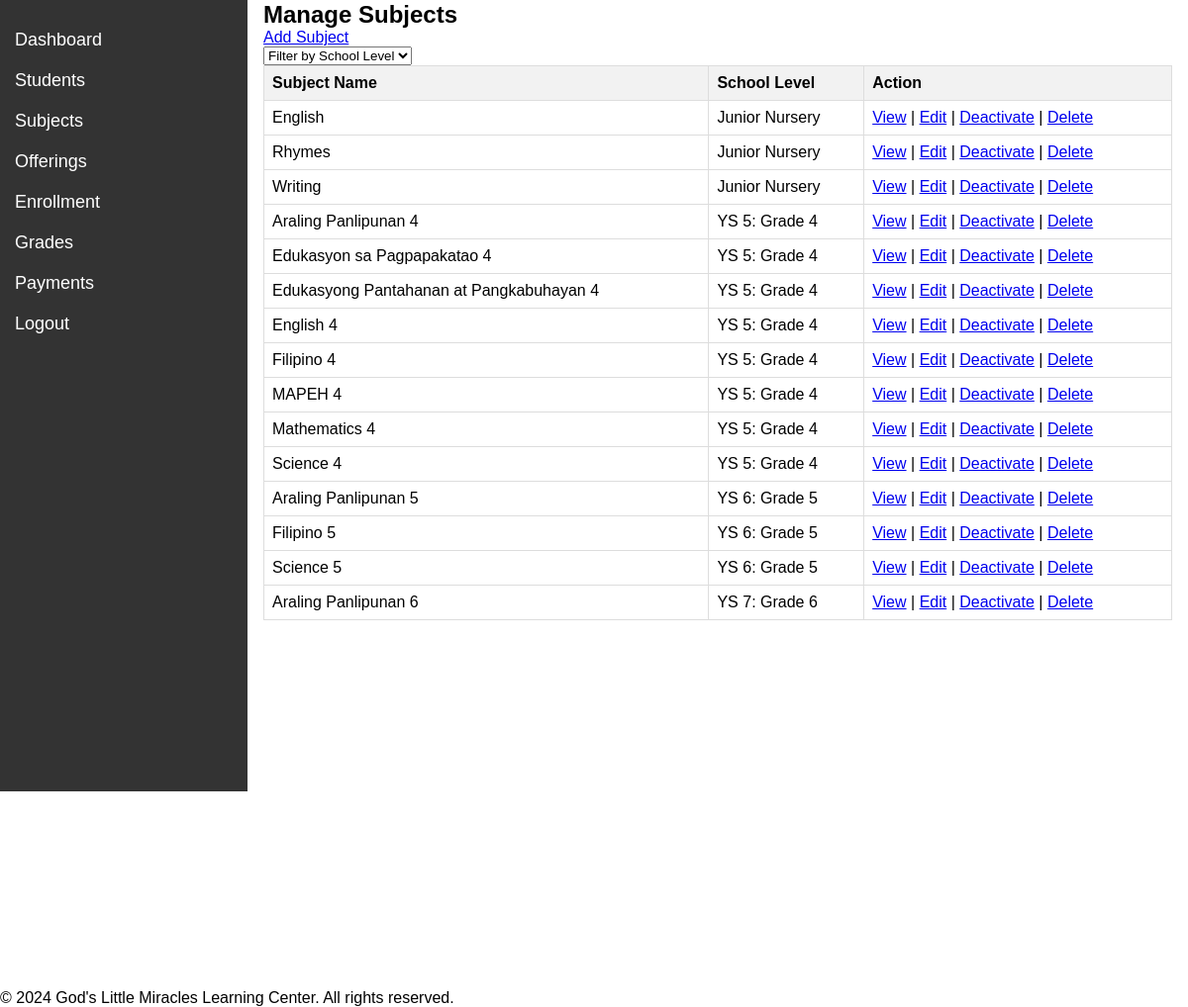
The page /teacher/manage_subjects.php (signed in) on the database its author committed.
### tables this page shows
CREATE TABLE `subjects` (
  `SubjectID` int(11) NOT NULL,
  `SubjectName` varchar(100) DEFAULT NULL,
  `Description` text DEFAULT NULL,
  `SubjectSchoolLevel` varchar(255) DEFAULT NULL,
  `IsActive` tinyint(1) DEFAULT 1,
  `CreatedAt` timestamp NOT NULL DEFAULT current_timestamp(),
  `UpdatedAt` timestamp NOT NULL DEFAULT current_timestamp() ON UPDATE current_timestamp()
);

### teacher/manage_subjects.php (the view, shortened to what this page needs)
<?php
require_once '../includes/config.php';
$subjects = [];
$sql = "SELECT SubjectID, SubjectName, SubjectSchoolLevel, IsActive FROM subjects";
$sql .= " ORDER BY SubjectSchoolLevel, SubjectName";
if ($stmt = $pdo->prepare($sql)) {
    if ($stmt->execute()) {
        $subjects = $stmt->fetchAll(PDO::FETCH_ASSOC);
    } else {
        echo "Oops! Something went wrong. Please try again later.";
    }
}
?>
<!DOCTYPE html>
<html lang="en">
<head>
    <link rel="stylesheet" href="../css/teacher_style.css">
</head>
<body>
    <?php include 'sidebar2.php'; ?>
    <div class="teacher-content">
        <h2>Manage Subjects</h2>
        <a href="add_subject.php" class="btn">Add Subject</a>
        <form action="<?php echo htmlspecialchars($_SERVER["PHP_SELF"]); ?>" method="post">
            <select name="schoolLevelFilter" onchange="this.form.submit()">
                <option value="">Filter by School Level</option>
            </select>
        </form>
        <table>
            <thead>
                <tr>
                    <th>Subject Name</th>
                    <th>School Level</th>
                    <th>Action</th>
                </tr>
            </thead>
            <tbody>
            <?php foreach ($subjects as $subject): ?>
            <tr>
                <td><?php echo htmlspecialchars($subject['SubjectName']); ?></td>
                <td><?php echo htmlspecialchars($subject['SubjectSchoolLevel']); ?></td>
                <td>
                    <a href="view_subject.php?id=<?php echo $subject['SubjectID']; ?>">View</a> |
                    <a href="edit_subject.php?id=<?php echo $subject['SubjectID']; ?>">Edit</a> |
                    <?php if ($subject['IsActive']): ?>
                        <a href="deactivate_subject.php?id=<?php echo $subject['SubjectID']; ?>">Deactivate</a> |
                    <?php else: ?>
                        <a href="activate_subject.php?id=<?php echo $subject['SubjectID']; ?>">Activate</a> |
                    <?php endif; ?>
                    <a href="delete_subject.php?id=<?php echo $subject['SubjectID']; ?>" onclick="return confirm('Are you sure you want to delete this subject? Deletion is not allowed if there are offerings associated with it.');">Delete</a>
                </td>
            </tr>
            <?php endforeach; ?>
            </tbody>
        </table>
    </div>
    <?php include '../includes/footer.php'; ?>
</body>
</html>

### css/teacher_style.css (style rules this page uses)
table { width: 100%; border-collapse: collapse; }
th, td { border: 1px solid #ddd; padding: 8px; text-align: left; }
th { background-color: #f4f4f4; }

### css/sidebar2_style.css (style rules this page uses)
* { margin: 0; padding: 0; box-sizing: border-box; }
body { font-family: Arial, sans-serif; }
.teacher-content { margin-left: 250px; padding: 1px 16px; height: 1000px; }

### teacher/manage_subjects.php (style rules this page uses)
table { width: 100%; border-collapse: collapse; }
th, td { border: 1px solid #ddd; padding: 8px; text-align: left; }
th { background-color: #f2f2f2; }

### rows shown on the page
subjects: SubjectName "English", SubjectSchoolLevel "Junior Nursery"
subjects: SubjectName "Rhymes", SubjectSchoolLevel "Junior Nursery"
subjects: SubjectName "Writing", SubjectSchoolLevel "Junior Nursery"
subjects: SubjectName "Araling Panlipunan 4", SubjectSchoolLevel "YS 5: Grade 4"
subjects: SubjectName "Edukasyon sa Pagpapakatao 4", SubjectSchoolLevel "YS 5: Grade 4"
subjects: SubjectName "Edukasyong Pantahanan at Pangkabuhayan 4", SubjectSchoolLevel "YS 5: Grade 4"
subjects: SubjectName "English 4", SubjectSchoolLevel "YS 5: Grade 4"
subjects: SubjectName "Filipino 4", SubjectSchoolLevel "YS 5: Grade 4"
subjects: SubjectName "MAPEH 4", SubjectSchoolLevel "YS 5: Grade 4"
subjects: SubjectName "Mathematics 4", SubjectSchoolLevel "YS 5: Grade 4"
subjects: SubjectName "Science 4", SubjectSchoolLevel "YS 5: Grade 4"
subjects: SubjectName "Araling Panlipunan 5", SubjectSchoolLevel "YS 6: Grade 5"
subjects: SubjectName "Filipino 5", SubjectSchoolLevel "YS 6: Grade 5"
subjects: SubjectName "Science 5", SubjectSchoolLevel "YS 6: Grade 5"
subjects: SubjectName "Araling Panlipunan 6", SubjectSchoolLevel "YS 7: Grade 6"
